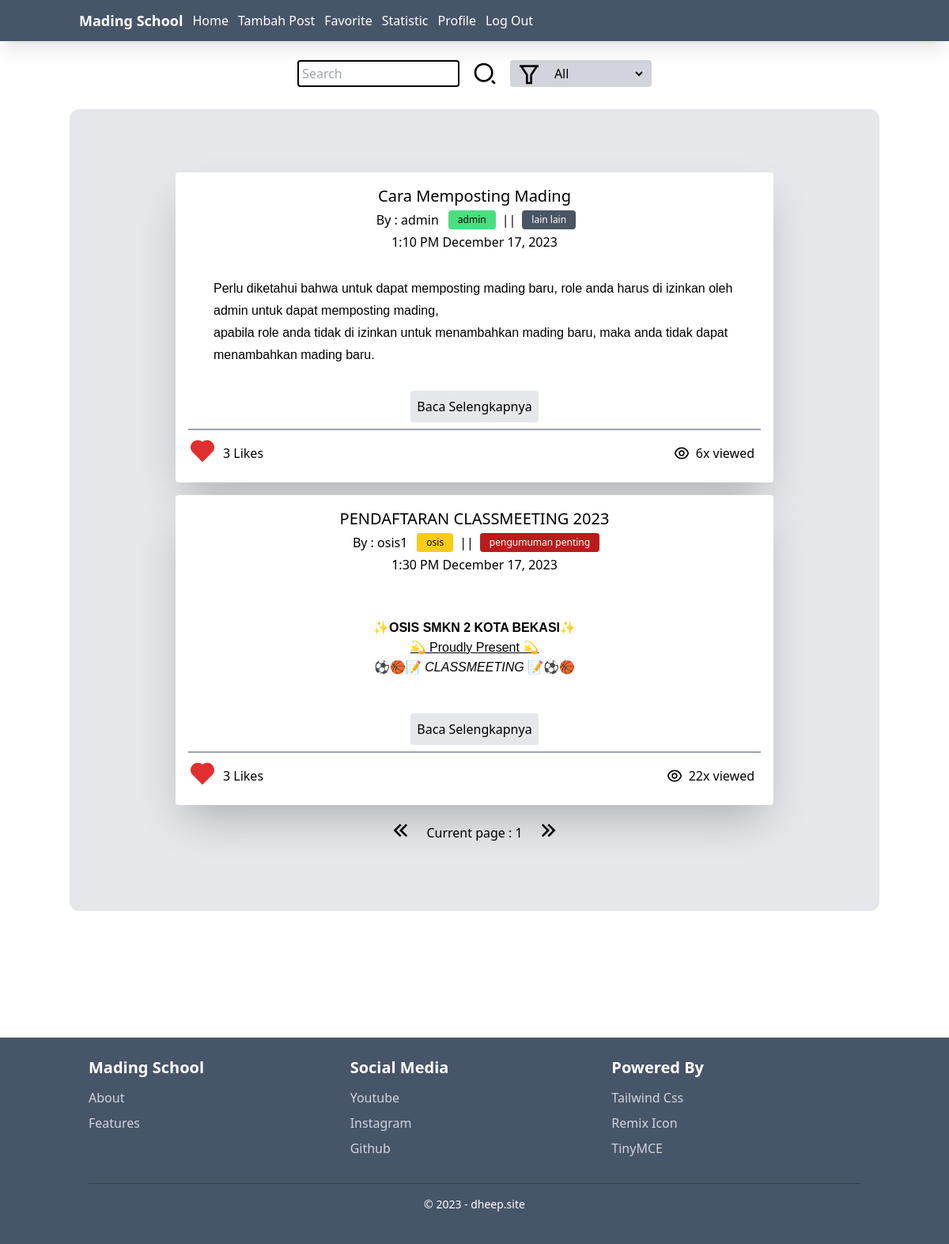
The page /MadingSchool/favorite/index.php (signed in) on the database its author committed.
### tables this page shows
CREATE TABLE `users_fav` (
  `id` int(255) NOT NULL,
  `id_user` int(50) NOT NULL,
  `id_liked_post` int(255) NOT NULL
);

CREATE TABLE `posts` (
  `id` int(50) NOT NULL,
  `judul` varchar(100) NOT NULL,
  `isi` longtext NOT NULL,
  `user_id` int(50) NOT NULL,
  `deploy_date` timestamp NULL DEFAULT NULL,
  `is_allowed` tinyint(1) NOT NULL DEFAULT 0,
  `category` varchar(255) NOT NULL
);

CREATE TABLE `users` (
  `id` int(50) NOT NULL,
  `nama` varchar(50) NOT NULL,
  `email` varchar(100) NOT NULL,
  `password` varchar(255) NOT NULL,
  `role` varchar(55) NOT NULL,
  `created_at` date NOT NULL DEFAULT current_timestamp()
);

CREATE TABLE `posts_interaction` (
  `id` int(50) NOT NULL,
  `id_post` int(50) NOT NULL,
  `likes_total` int(255) NOT NULL,
  `views_total` int(255) NOT NULL
);

### MadingSchool/function.php (called while the page is built, shortened)
<?php
function conn(){
$servername = "localhost";
$username = "root";
$password = "";
$database = "db_madingschool";
$conn = mysqli_connect($servername, $username, $password, $database);
return $conn;
}
function getFavPosts($filter,$searchTerm,$current_page){
    $userId = mysqli_fetch_assoc(getUserByEmail($_SESSION['login']))['id'];
    $sql = '';
    if($filter != 'all'){
        $sql .= getFavSqlByRole($filter);
    }else{
        $sql = "SELECT posts.*,
        users.role,
        users.nama,
        users_fav.id_user as user_fav_id_user,
        users_fav.id_liked_post  FROM posts INNER JOIN users ON posts.user_id = users.id INNER JOIN
        users_fav ON posts.id = users_fav.id_liked_post WHERE users_fav.id_user = '$userId' ";
        $sql .= opAndRelease();
    }
    $sql .= sqlSearchPost($searchTerm);
    $sql .= sqlOrderBy("id","ASC");
    $sql .= sqlLimit($current_page);
    return mysqli_query(conn(),$sql);
}
function sqlSearchPost($searchTerm){
    $sql = '';
    return $sql;
}
function sqlOrderBy($by,$order){
$sql = "ORDER BY $by $order";
return $sql;
}
function getPostsInteracByPostId($id){
    $sql = "SELECT * FROM posts_interaction WHERE id_post = '$id'";
    return mysqli_fetch_assoc(mysqli_query(conn(),$sql));
}
function checkIsLiked($user_id,$post_id){
    $sql = "SELECT * FROM users_fav WHERE id_user = '$user_id' AND id_liked_post ='$post_id'";
    $result = mysqli_query(conn(), $sql);
    if ($result) {
        $row_count = mysqli_num_rows($result);
        return $row_count;
    }
}
function getUserByEmail($email){
    $sql = "SELECT * FROM users WHERE email = '$email'";
    return mysqli_query(conn(),$sql);
}
function opAndRelease(){
    $sql = " AND is_allowed = true AND NOW() >= deploy_date ";
    return $sql;
}
function sqlLimit($current_page){
    $records_per_page = 10;
    $offset = ($current_page - 1) * $records_per_page;
    $sql = " LIMIT $offset, $records_per_page ";
    return $sql;
}
function setBadgeColor($role){
    switch($role){
        case "osis":
            return "bg-yellow-400";
        break;
        case "admin":
            return "bg-green-400";
        break;
        case "pengumuman penting":
            return "bg-red-700 text-white";
        break;
        case "lain lain":
            return "bg-gray-600 text-white";
        break;
    }
}
function formatDateTime($dateTimeString) {
    $dateTime = new DateTime($dateTimeString);
    $formattedDate = $dateTime->format('g:i A F j, Y');
    return $formattedDate;
}

### MadingSchool/favorite/index.php (the view, shortened to what this page needs)
<?php
    include "../function.php";
    $page = isset($_SESSION['page'])? $_SESSION['page'] : 1;
    $searchTerm = isset($_POST['search'])? $_POST['search'] : '';
    $selectedFilter = isset( $_POST['filter'])? $_POST['filter']: (isset($_GET['filter'])? $_GET['filter'] : 'all');
    $posts = getFavPosts($selectedFilter,$searchTerm,$page);
    $userId = isset($_SESSION['login']) ? mysqli_fetch_assoc(getUserByEmail($_SESSION['login']))['id'] : 0;
?>
<!DOCTYPE html>
<html lang="en">
<head>
    <link href="
https://cdn.jsdelivr.net/npm/remixicon@3.7.0/fonts/remixicon.min.css
" rel="stylesheet">
<link href="../jQuery-Plugin-For-Animated-Stackable-Toast-Messages-Toast/src/jquery.toast.css" rel="stylesheet" type="text/css">
    <script src="https://cdn.tailwindcss.com"></script>
</head>
<body>
    <?php include "../components/navbar.php" ?>
    <div class="container mx-auto">
        <section id='post'>
            <?php include '../components/search.php' ?>
            <div class="post-wrapper flex flex-col gap-4 items-center bg-gray-200 mt-7 rounded-xl p-2 justify-center py-20">
                <?php foreach ($posts as $data): ?>
                <div id="<?php echo $data['id'] ?>" class="post-card bg-white md:w-3/4 w-[90%] rounded p-4 shadow-2xl">
                    <h3 class="text-xl text-center font-medium">
                        <?php echo htmlspecialchars($data['judul']) ?>
                    </h3>
                    <div class="flex flex-col items-center justify-center w-full text-base sm:text-base text-xs">
                        <div class="flex flex-col-reverse w-full gap-2 justify-center items-center md:flex-row">
                            <div class="flex justify-center w-fit p-1 ">
                                <p>By : <?php echo $data['nama'] ?></p>
                            </div>
                            <div class="flex gap-2">
                                <div
                                    class="badge text-xs <?php echo setBadgeColor($data['role']) ?> h-auto p-1 px-3 rounded">
                                    <?php echo $data['role'] ?>
                                </div>
                                <p>||</p>
                                <div
                                    class="badge text-xs <?php echo setBadgeColor($data['category']) ?> h-auto p-1 w-fit px-3 rounded">
                                    <?php echo $data['category'] ?>
                                </div>
                            </div>
                        </div>
                        <p>
                            <?= formatDatetime($data['deploy_date'] )?>
                        </p>
                    </div>
                    <div class="md:p-8 max-h-40 overflow-hidden p-2">
                        <?php echo ($data['isi']) ?>
                    </div>
                    <div class="flex gap-2 items-center">
                        <a href="../view.php?id=<?php echo $data['id'] ?>" class="btn w-fit hover:w-3/4 mx-auto text-center mt-4 bg-gray-200 p-2 rounded duration-700 ease-in-out">Baca
                            Selengkapnya
                        </a>
                    </div>
                    <div class="flex gap-2 items-center border-t-2 mt-2 pt-2 border-t-gray-400">
                        <div>
                            <button <?php $postId=$data['id']; echo "id='Like-btn-$postId'" ?> onclick="likePost(
                                <?php echo $postId ?>)" class="transition-all duration-600 active:scale-150">
                                <img src="<?php echo checkIsLiked($userId, $postId) ? '../resource/icon/heart-fill.svg' : '../resource/icon/heart-line.svg';?>"
                                id="like-img-<?php echo $data['id'] ?>" alt="heart line" class="w-9">
                            </button>
                        </div>
                        <p id="like-count-<?php echo $data['id'] ?>">
                            <?php echo getPostsInteracByPostId($data['id'])['likes_total'] ?> Likes
                        </p>
                        <div class="ms-auto flex gap-2">
                            <img class="w-5" src="../resource/icon/eye-line.svg";
                            <p id="like-count-<?php echo $data['id'] ?>">
                                <?php echo getPostsInteracByPostId($data['id'])['views_total'] ?>x viewed
                        </div>
                    </div>
                </div>
                <?php endforeach ?>
                <?php include '../components/changePage.php' ?>
            </div>
        </section>
    </div>
    <?php include '../components/footer.php' ?>
</body>
</html>

### rows shown on the page
users_fav: id_liked_post.judul "Cara Memposting Mading", users.nama "admin", users.role "admin", id_liked_post.category "lain lain", id_liked_post.deploy_date "1:10 PM December 17, 2023", id_liked_post.isi "Perlu diketahui bahwa untuk dapat memposting mading baru, role anda harus di izinkan oleh admin untuk dapat memposting mading, apabila role anda tidak di izinkan untuk menambahkan mading baru, maka anda tidak dapat menambahkan mading baru.", id_liked_post.likes_total "3", id_liked_post.views_total "6"
users_fav: id_liked_post.judul "PENDAFTARAN CLASSMEETING 2023", users.nama "osis1", users.role "osis", id_liked_post.category "pengumuman penting", id_liked_post.deploy_date "1:30 PM December 17, 2023", id_liked_post.isi "✨ OSIS SMKN 2 KOTA BEKASI✨ 💫 Proudly Present 💫 ⚽🏀📝 CLASSMEETING 📝⚽🏀", id_liked_post.likes_total "3", id_liked_post.views_total "22"

### other values the page prints
$page "1"
